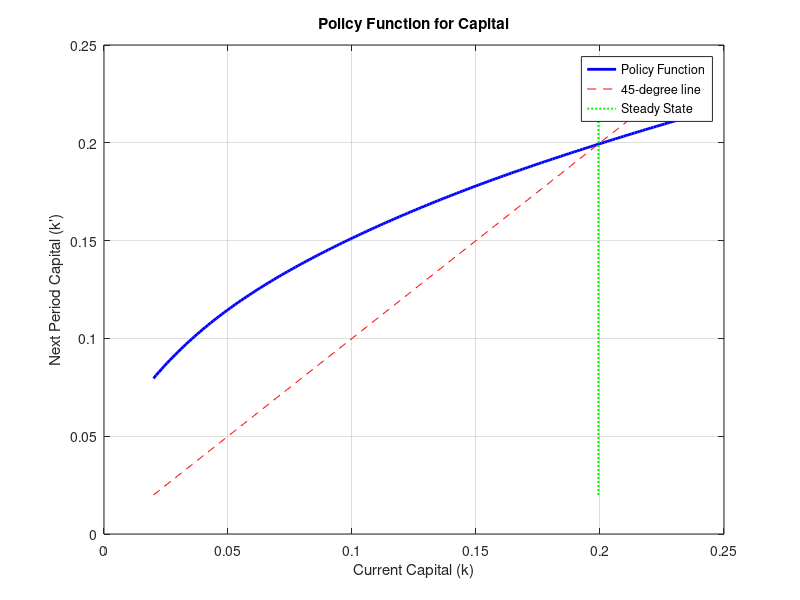

Recreate this plot in MATLAB.
% Question 1b 
function ngm_collocation()
    % Parameters
    alpha = 0.4;    % Capital share
    beta = 0.95;    % Discount factor
    delta = 1;   % Depreciation rate 0.03
    sigma = 1;      % Risk aversion 2
    n = 7;          % Number of nodes

    % Find steady state capital
    k_ss = steady_state(alpha, beta, delta);
    
    % Define approximation range
    k_min = 0.1 * k_ss;
    k_max = 1.2 * k_ss;
    
    % Initial guess for coefficients (adjust length to n)
    a0 = transpose(linspace(0.1, 0.01, n));  % Adaptive initial guess
    
    % Solve for coefficients
    options = optimset('Display', 'iter', 'MaxFunEvals', 3000, 'MaxIter', 1000);  
    [a_sol, fval, exitflag] = fsolve(@(a) residual_function(a, n, k_min, k_max, alpha, beta, delta, sigma), a0, options);
    
    % Plot results
    plot_solution(a_sol, n, k_min, k_max, k_ss, alpha, delta);
end

function k_ss = steady_state(alpha, beta, delta)
    % Compute steady state capital
    k_ss = (alpha * beta /1)^(1/(1 - alpha));
end

function R = residual_function(a, n, k_min, k_max, alpha, beta, delta, sigma)
    % Get Chebyshev nodes
    z = cos((2*(1:n)' - 1)*pi/(2*n));
    k = ((z + 1) * (k_max - k_min)/2) + k_min;
    
    % Compute next period capital using policy function
    k_next = policy_function(k, a, k_min, k_max);
    k_next_next = policy_function(k_next, a, k_min, k_max);
    
    % Production and consumption
    y = k.^alpha;
    c = y + (1 - delta) * k - k_next;
    c_next = k_next.^alpha + (1 - delta) * k_next - k_next_next;
    
    % Euler equation residuals
    R = c.^(-sigma) - beta * c_next.^(-sigma) .* (alpha * k_next.^(alpha - 1) + 1 - delta);
end

function k_next = policy_function(k, a, k_min, k_max)
    % Map k to [-1, 1]
    x = 2 * (k - k_min) / (k_max - k_min) - 1;
    
    % Evaluate Chebyshev polynomials
    T = ones(length(k), length(a));  % Initialize T
    if length(a) > 1
        T(:, 2) = x;
    end
    for j = 3:length(a)
        T(:, j) = 2 * x .* T(:, j - 1) - T(:, j - 2);
    end
    
    %for i=0:length(x)-1
    %

    % Compute policy function
    k_next = sum(T .* a', 2);  % Correct matrix multiplication
end

function plot_solution(a, n, k_min, k_max, k_ss, alpha, delta)
    % Create grid for plotting
    k_grid = linspace(k_min, k_max, 200)';  % Make column vector
    
    % Compute policy function
    k_next = policy_function(k_grid, a, k_min, k_max);
    
    % Plot results
    figure;
    plot(k_grid, k_next, 'b-', 'LineWidth', 2);
    hold on;
    plot(k_grid, k_grid, 'r--');  % 45-degree line
    plot([k_ss k_ss], [k_min k_max], 'g:', 'LineWidth', 1.5);  % Steady state
    xlabel('Current Capital (k)');
    ylabel('Next Period Capital (k'')');
    title('Policy Function for Capital');
    legend('Policy Function', '45-degree line', 'Steady State');
    grid on;
end
